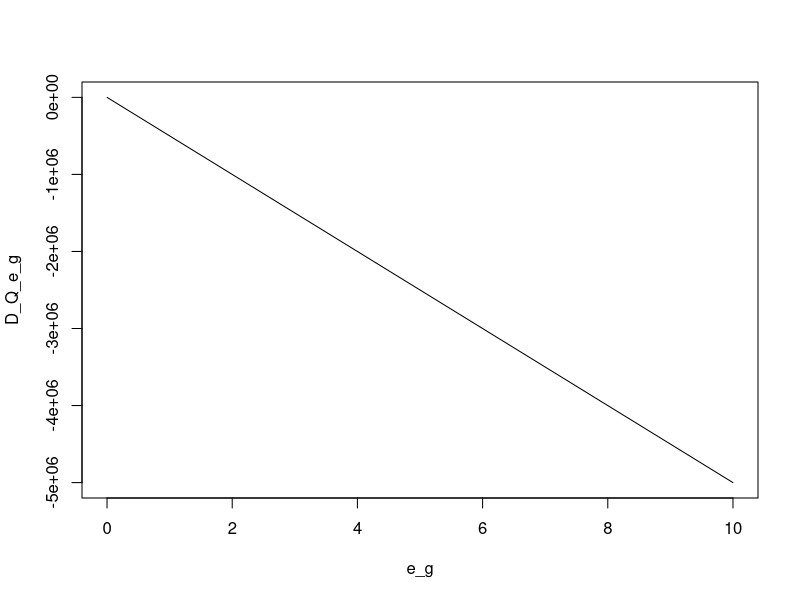
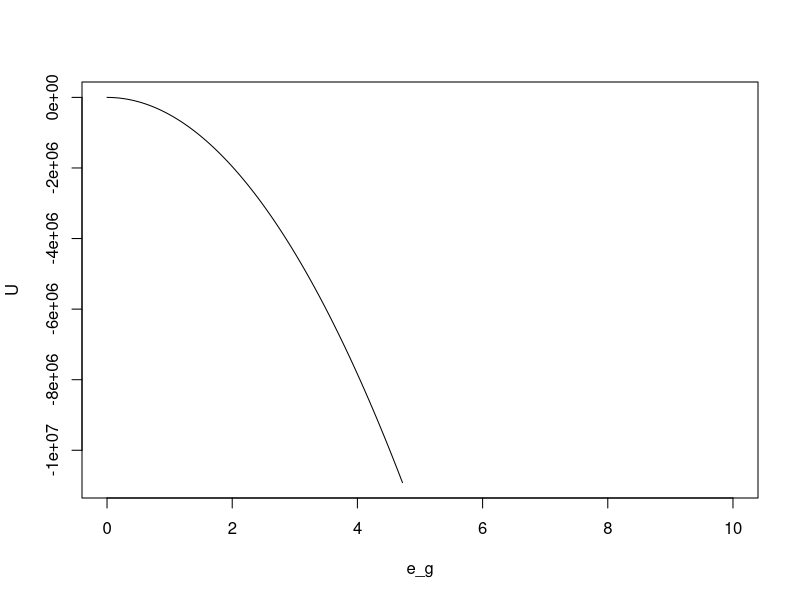
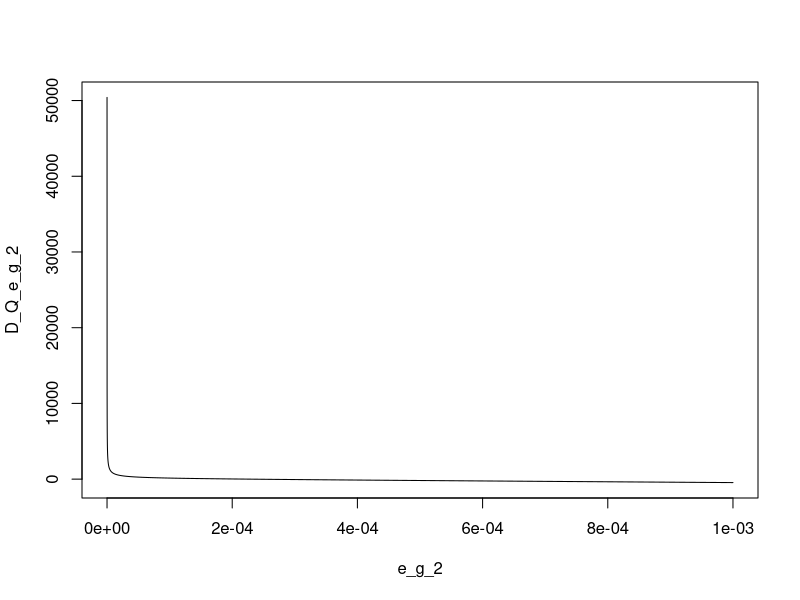
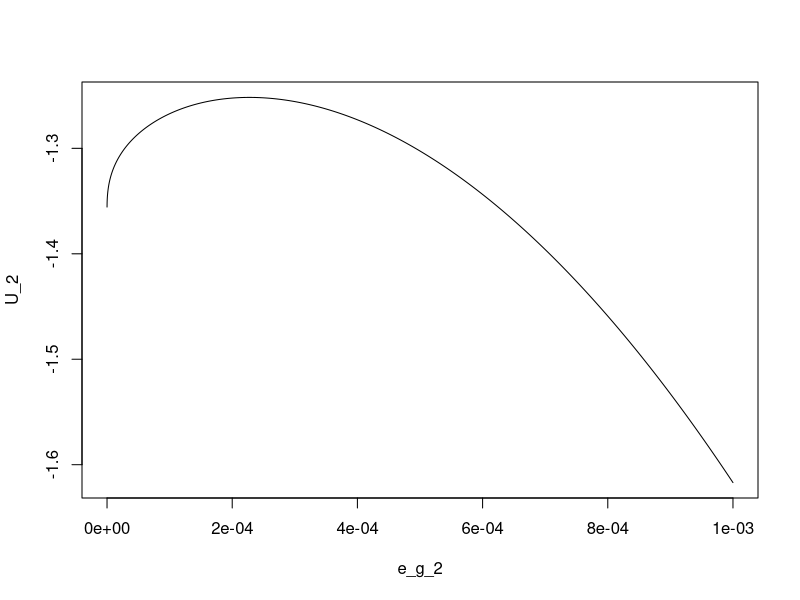
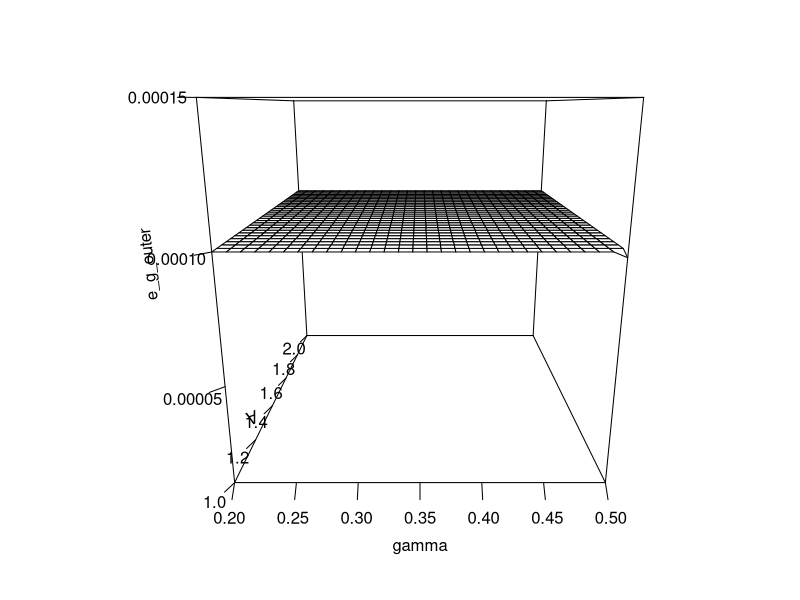
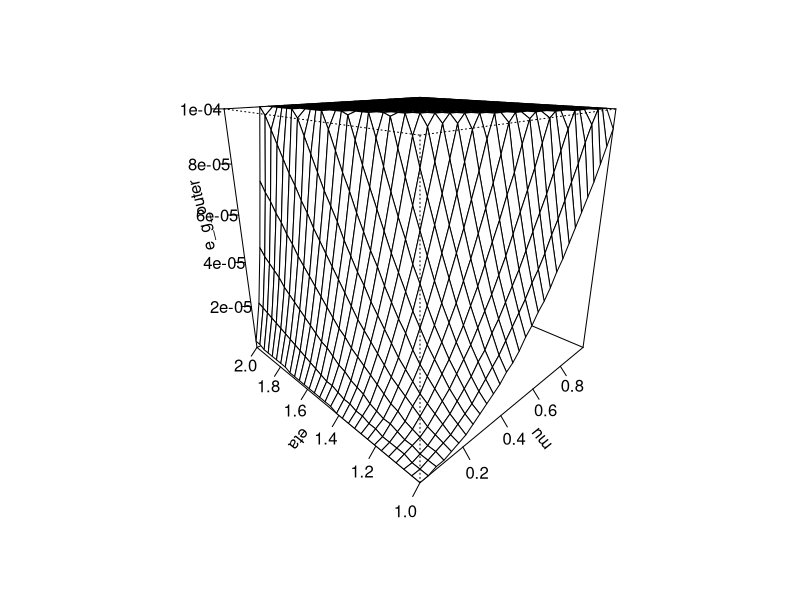

R code for these plots, in order:
# Define parameter values
A <- 2; eta <- 2; mu <- 0.2; N <- 100; gamma <- 0.4

# Define HH level emission output vector
e_g <- seq(0,10,by=0.001)

# Calculate a the first derivative of Q w.r.t. e 
D_Q_e_g <- ((gamma*A*e_g^(gamma-1)-1)/(1+A*e_g^(gamma))-e_g)- eta*(N^eta)*(mu^(-eta))*e_g^(eta-1)

# Plot the derivatives:
plot(e_g,D_Q_e_g, type = 'l')

# Get the derivatives for the three smallest outputs:
D_Q_e_g[1:3]

# There is no numerical solution found.


# Alternative: directly maximize the utility w.r.t. e_g: 
# beta is needed; chosen at some plausible level
b <- 0.96

# Give utility function in terms of e_g
U <- log(((1)/(1+b))*(1+A*e_g^(gamma)-e_g)) + b*log(((b)/(1+b))*(1+A*e_g^(gamma)-e_g)) - (1+b)*((e_g*N)/mu)^(eta)

# plot utility function w.r.t. e_g
plot(e_g,U, type = 'l')





# Define the same as before but for shorter range of emission values:
e_g_2 <- seq(0.00000001,0.001,length.out = 10000)
D_Q_e_g_2 <- ((gamma*A*e_g_2^(gamma-1)-1)/(1+A*e_g_2^(gamma))-e_g_2)- eta*(N^eta)*(mu^(-eta))*e_g_2^(eta-1)
U_2 <- log(((1)/(1+b))*(1+A*e_g_2^(gamma)-e_g_2)) + b*log(((b)/(1+b))*(1+A*e_g_2^(gamma)-e_g_2)) - (1+b)*((e_g_2*N)/mu)^(eta)

plot(e_g_2,D_Q_e_g_2, type = 'l')
plot(e_g_2,U_2, type = 'l')

# it appears as the utility is maximized for an output very close to zero, 
# but not exactly zero



#############################################################################################
# It follows the same procedure but to find the optimal emissions for varying gamma and A:
eta <- 2; mu <- 0.2; b <- 0.96
# Define HH level emission output vector
e_g <- seq(0.0000001,0.0001,length.out = 100)
gamma <- seq(0.2,0.5,length.out = 30)
A <- seq(1,2,length.out = 30)
e_g_outer <- matrix(rep(0,30^2),ncol = 30,nrow = 30)

for(i in 1:length(gamma)){
  for(j in 1:length(A)){
    e_g_outer[i,j] <- e_g[which.max(log(((1)/(1+b))*(1+A[j]*e_g^(gamma[i])-e_g)) + 
                            b*log(((b)/(1+b))*(1+A[j]*e_g^(gamma[i])-e_g)) - 
                            (1+b)*((e_g*N)/mu)^(eta))]
  }
}
e_g_outer
persp(gamma,A,e_g_outer,zlim = c(0.00001,0.00015),ticktype = 'detailed')


# It looks like this is almost independent of gamma and A values. Maybe an approach with mu and eta varying explains more:
# vary eta and mu
gamma <- 0.5; A <- 2; b <- 0.96
e_g <- seq(0.0000001,0.0001,length.out = 100)
mu <- seq(0.01,0.99,length.out = 30)
eta <- seq(1,2,length.out = 30)
e_g_outer <- matrix(rep(0,30^2),ncol = 30,nrow = 30)

for(i in 1:length(mu)){
  for(j in 1:length(eta)){
    e_g_outer[i,j] <- e_g[which.max(log(((1)/(1+b))*(1+A*e_g^(gamma)-e_g)) + 
                                      b*log(((b)/(1+b))*(1+A*e_g^(gamma)-e_g)) - 
                                      (1+b)*((e_g*N)/mu[i])^(eta[j]))]
  }
}
persp(mu,eta,e_g_outer,ticktype = 'detailed', theta = -45, phi=20)

# clearly the varuation in mu explains the most change, while eta does appear to have a greater influence than A or gamma
